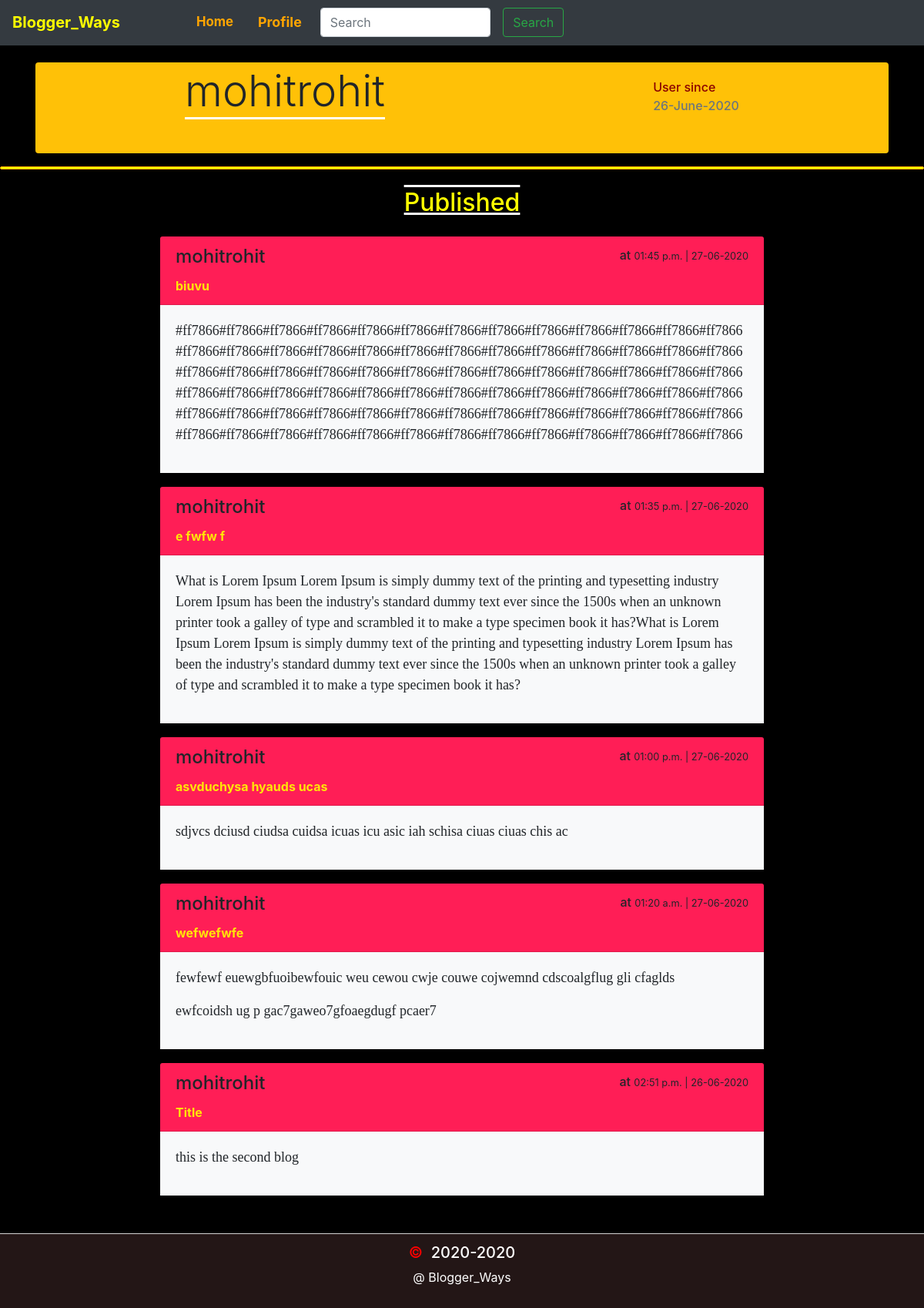
The app's page /blogs/view_profile/ (signed in) with its own data.
### blogPost/models.py (models this page shows, shortened)
class Blog_Users(models.Model):
	username = models.CharField(max_length = 35, unique = True)
	password = models.CharField(max_length = 30)
	date_joined = models.DateTimeField(auto_now_add = True)

class Blog_Post(models.Model):
	user = models.ForeignKey(Blog_Users,on_delete = models.CASCADE)
	blog_title = models.CharField(max_length = 100)
	blog_text = models.TextField()
	blog_image = models.ImageField(upload_to = 'image/',blank = True)
	date_created = models.DateTimeField(auto_now_add = True)
	date_publish = models.DateTimeField(auto_now_add = False)
	objects = BlogPostModelManager()
	objects = BlogPostQueryModalManager()

### blogPost/views.py (the view)
# urls.py: path('view_profile/',views.blog_view_profile_page_view,name='viewProfile')
def blog_view_profile_page_view(request):
	try:
		get_blog_user = request.session['temp_view_profile_id']
	except:
		return redirect('base')
	else:
		get_blog_user = Blog_Users.objects.get(id = request.session['temp_view_profile_id'])
		get_view_user_joined_date = get_blog_user.date_joined
		get_view_username = get_blog_user.username
		get_view_user_id = request.session['temp_view_profile_id']
		blog_list_published = Blog_Post.objects.filter(user = get_view_user_id,date_publish__lte = timezone.localtime()).order_by("-date_publish")
		blog_list_pending = Blog_Post.objects.filter(user = get_view_user_id,date_publish__gt = timezone.localtime()).order_by("date_publish")
		context = {'blog_list_published':blog_list_published,'blog_list_pending':blog_list_pending,'blog_view_username':get_view_username,'date_joined':get_view_user_joined_date,'present_year':timezone.localtime().year}
		return render(request,'blogPost/blog_vProfile.html',context)

### blogPost/models.py (called while the page is built)
	def get_queryset(self):
		return BlogPostQuerySet(self.model, using = self._db)

### blogPost/templates/blogPost/blog_vProfile.html (shortened to what this page needs)
{% extends 'blogPost/base2.html' %}
{% load static %}
{% block content %}
<div class="container mb-3" style="margin-top:80px">
	<div class="card">
		<div class="card-body bg-warning rounded">
				<div class="d-flex justify-content-around">
					<h5 class="display-4" style="position:relative;bottom:16px;border-bottom:3px solid white">{{ blog_view_username }}</h5>
					<div class="d-flex flex-column">
						<span style="font-weight:500;color:darkred">User since &nbsp; </span>
						<span class="text-muted" style="font-weight:500" > {{date_joined|date:'d-F-Y'}}</span>
					</div>
				</div>
		</div>
	</div>
</div>
<div style="width:100%;height:3.6px;border:0.6px solid orange;border-radius:10px;background:yellow">
</div>
{% if blog_list_published %}
<h2 class="text-center mt-4" style="text-decoration: overline underline white;color:yellow">Published</h2>
<div class="container mt-4 mb-4" id="blg_container">
	{% for list in blog_list_published %}
		<div class="card mt-3">
			<div class="card-header" style="background:#ff1e56">
				<div class="d-flex flex-column">
					<div class="d-flex justify-content-between">
						<h4>{{ blog_view_username }}</h4>
						<p style="font-weight:500">at <small>{{list.date_publish|date:'h:i a |  d-m-Y'}}</small></p>
					</div>
					<span class="font-weight-bold" style="color:#ffe607">{{list.blog_title}}</span>
				</div>
			</div>
			<div class="card-body bg-light">
				<article style="font-family:calibri;font-size:18px">{{list.blog_text|linebreaks}}</article>
			</div>
		</div>
	{% endfor %}
</div>
{% else %}
	<h2 class="text-center mt-2 mb-2 text-light" style="text-decoration: underline red">No Blogs published yet</h2>
{% endif %}
{% if blog_list_published or blog_list_pending %}
<footer >
	<div class="jumbotron-fluid mt-5">
		<div class="d-flex flex-column">
		<h5 class="text-center"><span style="color:red">&copy;</span>&nbsp;&nbsp;2020-{{present_year}}</h5>
		<p class="text-center" style="color:white">@ Blogger_Ways</p>
		</div>
	</div>
</footer>
{% endif %}
{% endblock content %}

### blogPost/templates/blogPost/base2.html (shortened to what this page needs)
{% load static %}
<!DOCTYPE html>
<html lang="en">
<head>
  <link rel="stylesheet" href="https://maxcdn.bootstrapcdn.com/bootstrap/4.4.1/css/bootstrap.min.css">
  <link rel="stylesheet" href="https://use.fontawesome.com/releases/v5.7.0/css/all.css">
  <link rel="stylesheet" type="text/css" href="/static/blogPost/bloghomestyle.css?{% now 'U' %}">
</head>
<body>
{% include 'blogPost/navbar.html' %}
{% block content %}
{% endblock content %}
</body>
</html>

### blogPost/templates/blogPost/navbar.html (shortened to what this page needs)
<nav class="navbar navbar-expand-md bg-dark fixed-top" style="background:#ffcc00" id="topnavbar">
		<a class="navbar-brand" style="padding-right:75px;font-weight:bolder;color:yellow">Blogger_Ways</a>
		<div class="collapse navbar-collapse"  id="collapsibleNavbar">
		<ul class="navbar-nav">
			<li class="nav-item pr-3"><a href="{% url 'home' %}" onClick="location.reload()" class="nav-link font-weight-bold " style="font-size:16.8px;color:orange"  onmouseover='this.style.color="#d19a3c"' onmouseout='this.style.color="orange"' >Home</a></li>
			<li class="nav-item pr-3"><a href="{% url 'uProfile' %}" class="nav-link font-weight-bold " style="font-size:17.8px;color:orange"  onmouseover='this.style.color="#d19a3c"' onmouseout='this.style.color="orange"'>Profile</a></li>
		</ul>
		<form class="form-inline my-2 my-lg-0" method="get" action='{% url "search" %}'>
			<input type="search" name='q' class="form-control mr-sm-2" placeholder="Search" data-toggle="tooltip" data-placement="bottom" title="If Date, the format is (YYYY-MM-DD)" aria-label="Search" style="width:60%" required />
			<button type="submit" class="btn btn-outline-success ml-2 my-2 my-sm-0">Search</button>
		</form>
	    </div>
</nav>

### blogPost/static/blogPost/bloghomestyle.css (style rules this page uses)
footer .jumbotron-fluid { background:#231616; padding:1%; border-top:0.1px solid lightgrey; }
.jumbotron-fluid h5 { color:white; }
.card { background:transparent; }
body { background:black; }
@media only screen and (min-width:1087px) { #blg_container { width:68%; } }

### records on screen
Blog_Users: username "mohitrohit", date_joined "26-June-2020"
Blog_Post: date_publish|d "01:45 p.m. | 27-06-2020", blog_title "biuvu", blog_text "#ff7866#ff7866#ff7866#ff7866#ff7866#ff7866#ff7866#ff7866#ff7866#ff7866#ff7866#ff7866#ff7866#ff7866#ff7866#ff7866#ff7866#ff7866#ff7866#ff7866#ff7866#ff7866#ff7866#ff7866#ff7866#ff7866#ff7866#ff7866#ff7866#ff7866#ff7866#ff7866#ff7866#ff7866#ff7866#ff7866#ff7866#ff7866#ff7866#ff7866#ff7866#ff7866#ff7866#ff7866#ff7866#ff7866#ff7866#ff7866#ff7866#ff7866#ff7866#ff7866#ff7866#ff7866#ff7866#ff7866#ff7866#ff7866#ff7866#ff7866#ff7866#ff7866#ff7866#ff7866#ff7866#ff7866#ff7866#ff7866#ff7866#ff7866#ff7866#ff7866#ff7866#ff7866#ff7866#ff7866#ff7866#ff7866"
Blog_Post: date_publish|d "01:35 p.m. | 27-06-2020", blog_title "e fwfw f", blog_text "What is Lorem Ipsum Lorem Ipsum is simply dummy text of the printing and typesetting industry Lorem Ipsum has been the industry's standard dummy text ever since the 1500s when an unknown printer took a galley of type and scrambled it to make a type specimen book it has?What is Lorem Ipsum Lorem Ipsum is simply dummy text of the printing and typesetting industry Lorem Ipsum has been the industry's standard dummy text ever since the 1500s when an unknown printer took a galley of type and scrambled it to make a type specimen book it has?"
Blog_Post: date_publish|d "01:00 p.m. | 27-06-2020", blog_title "asvduchysa hyauds ucas", blog_text "sdjvcs dciusd ciudsa cuidsa icuas icu asic iah schisa ciuas ciuas chis ac"
Blog_Post: date_publish|d "01:20 a.m. | 27-06-2020", blog_title "wefwefwfe", blog_text "fewfewf euewgbfuoibewfouic weu cewou cwje couwe cojwemnd cdscoalgflug gli cfaglds ewfcoidsh ug p gac7gaweo7gfoaegdugf pcaer7"
Blog_Post: date_publish|d "02:51 p.m. | 26-06-2020", blog_title "Title", blog_text "this is the second blog"

### other values on screen
{{ present_year }} "2020"
